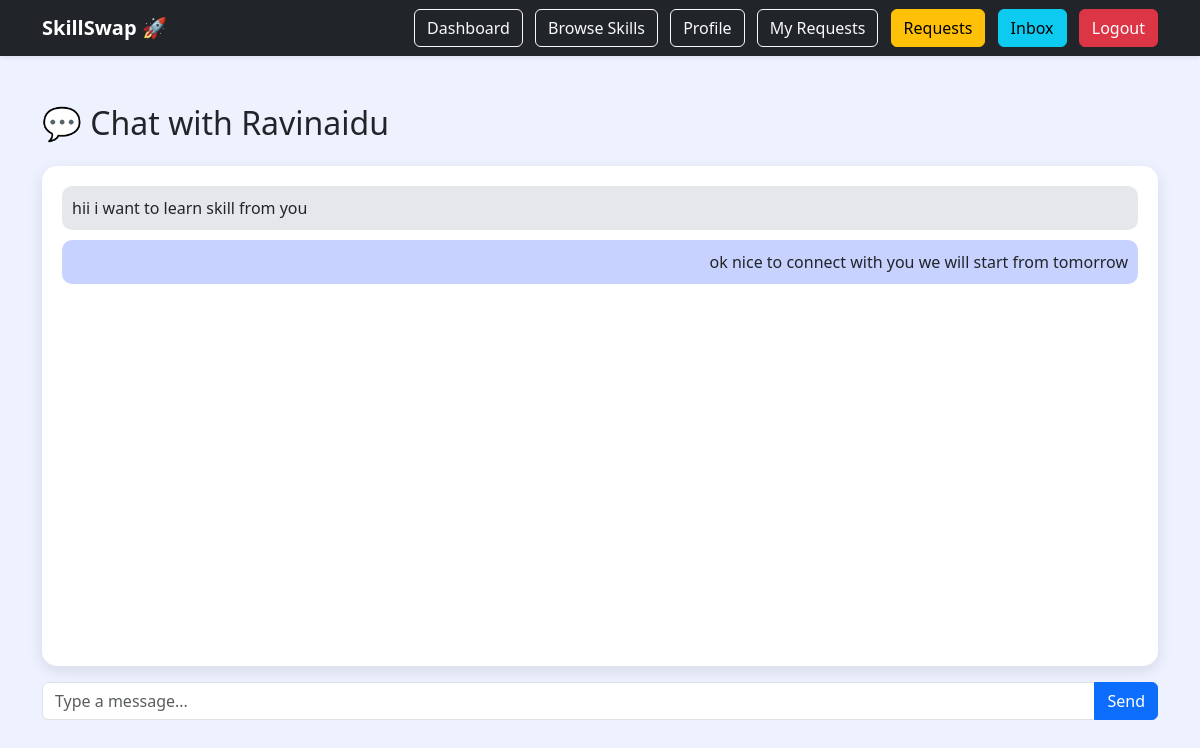
The app's page /chat/Ravinaidu (signed in) with its own data.
### tables this page shows
CREATE TABLE messages(
        id INTEGER PRIMARY KEY AUTOINCREMENT,
        sender TEXT NOT NULL,
        receiver TEXT NOT NULL,
        message TEXT NOT NULL
    );

### app.py (the view, shortened to what this page needs)
@app.route('/chat/<username>', methods=['GET', 'POST'])
def chat(username):
    if 'username' not in session:
        return redirect('/login')
    conn = sqlite3.connect("skillswap.db")
    cursor = conn.cursor()
    cursor.execute("""
        SELECT *
        FROM messages
        WHERE (sender=? AND receiver=?)
        OR (sender=? AND receiver=?)
        ORDER BY id
    """, (
        session['username'],
        username,
        username,
        session['username']
    ))
    messages = cursor.fetchall()
    conn.close()
    return render_template(
        'chat.html',
        messages=messages,
        username=username
    )

### templates/chat.html (shortened to what this page needs)
<!DOCTYPE html>
<html>
<head>
    <link href="https://cdn.jsdelivr.net/npm/bootstrap@5.3.3/dist/css/bootstrap.min.css" rel="stylesheet">
</head>
<body>
{% include 'navbar.html' %}
<div class="container mt-5">
    <h2>💬 Chat with {{ username }}</h2>
    <div class="chat-box mt-4">
        {% for msg in messages %}
            {% if msg[1] == session['username'] %}
                <div class="message sent">
                    {{ msg[3] }}
                </div>
            {% else %}
                <div class="message received">
                    {{ msg[3] }}
                </div>
            {% endif %}
        {% endfor %}
    </div>
    <form method="POST" class="mt-3">
        <div class="input-group">
            <input
                type="text"
                name="message"
                class="form-control"
                placeholder="Type a message..."
                required
            >
            <button class="btn btn-primary">
                Send
            </button>
        </div>
    </form>
</div>
</body>
</html>

### templates/chat.html (style rules this page uses)
body { background:#eef2ff; }
.chat-box { background:white; border-radius:15px; padding:20px; height:500px; overflow-y:auto; box-shadow:0 5px 15px rgba(0,0,0,0.1); }
.message { padding:10px; margin-bottom:10px; border-radius:10px; }
.sent { background:#c7d2fe; text-align:right; }
.received { background:#e5e7eb; }

### records on screen
messages: message "hii i want to learn skill from you"
messages: message "ok nice to connect with you we will start from tomorrow"

### other values on screen
{{ username }} "Ravinaidu"
